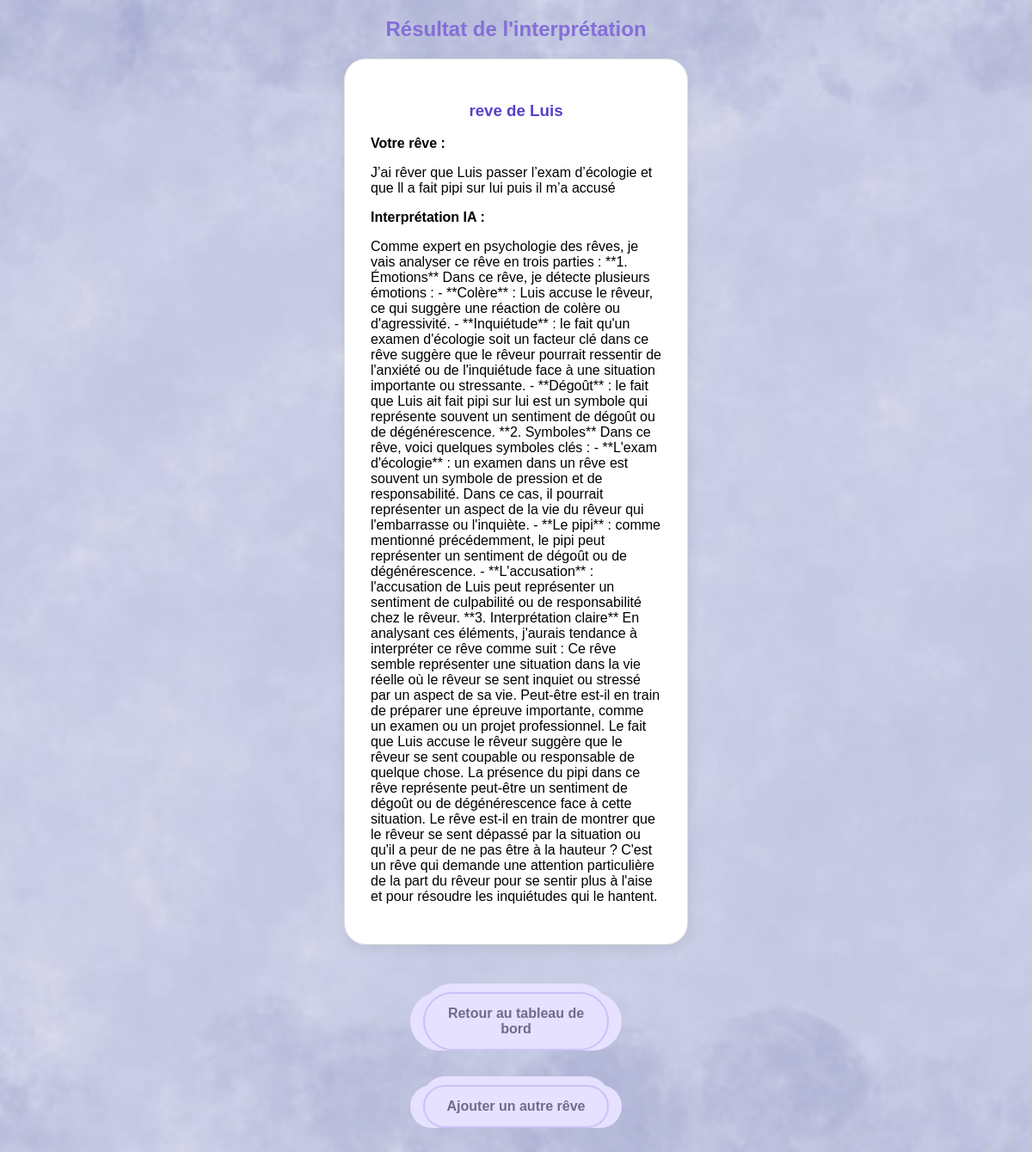
/result/4 (signed in), run on the app's committed database.
### tables this page shows
CREATE TABLE dreams (
            id INTEGER PRIMARY KEY AUTOINCREMENT,
            user_id INTEGER NOT NULL,
            title TEXT NOT NULL,
            content TEXT NOT NULL,
            interpretation TEXT,
            is_public INTEGER DEFAULT 0,
            FOREIGN KEY (user_id) REFERENCES users (id)
        );

### app.py (the view)
@app.route("/result/<int:dream_id>")
def result(dream_id):
    if "user_id" not in session:
        return redirect(url_for("login"))
    conn = get_db_connection()
    cursor = conn.cursor()
    cursor.execute(
        "SELECT * FROM dreams WHERE id = ? AND user_id = ?",
        (dream_id, session["user_id"])
    )
    dream = cursor.fetchone()
    conn.close()
    if not dream:
        return "Rêve introuvable."
    return render_template("result.html", dream=dream)

### app.py (called while the page is built)
def get_db_connection():
    conn = sqlite3.connect(DATABASE)
    conn.row_factory = sqlite3.Row
    return conn

### templates/result.html (shortened to what this page needs)
<!DOCTYPE html>
<html lang="fr">
<head>
    <link rel="stylesheet" href="{{ url_for('static', filename='style.css') }}">
</head>
<body>
    <div class="container">
        <h2>Résultat de l'interprétation</h2>
        <div class="card">
            <h3>{{ dream["title"] }}</h3>
            <p><strong>Votre rêve :</strong></p>
            <p>{{ dream["content"] }}</p>
            <p><strong>Interprétation IA :</strong></p>
            <p>{{ dream["interpretation"] }}</p>
        </div>
        <div class="buttons">
            <a href="{{ url_for('dashboard') }}" class="btn">Retour au tableau de bord</a>
            <a href="{{ url_for('add_dream') }}" class="btn">Ajouter un autre rêve</a>
        </div>
    </div>
</body>
</html>

### static/style.css (style rules this page uses)
body { font-family: Arial, sans-serif; background: url("background.jpg") no-repeat center center; background-size: cover; margin: 0; padding: 0; min-height: 100vh; }
body::before { content: ""; position: fixed; inset: 0; background: rgba(255, 255, 255, 0.25); pointer-events: none; }
.container { width: 100%; max-width: 400px; margin: 0 auto; background: transparent; box-shadow: none; }
h1, h2, h3, h4 { color: #5a3ec8; text-align: center; }
.btn { display: block; width: 180px; text-align: center; text-decoration: none; background: #dcd6ff; color: #3f3a66; padding: 14px 16px; margin: 15px auto; font-size: 16px; font-weight: bold; border-radius: 50px; border: 2px solid #b8aef5; box-shadow: -15px 0 0 #dcd6ff, 15px 0 0 #dcd6ff, 0 -10px 0 #dcd6ff; transition: 0.3s; cursor: pointer; overflow: hidden; }
.buttons { display: flex; gap: 10px; justify-content: center; flex-wrap: wrap; margin: 20px 0; }
.card { background: white; padding: 30px; margin-bottom: 40px; border-radius: 25px; border: 1px solid #dddddd; box-shadow: 0 4px 15px rgba(0,0,0,0.08); position: relative; display: block; clear: both; }

### data on the page
dreams: title "reve de Luis", content "J’ai rêver que Luis passer l’exam d’écologie et que ll a fait pipi sur lui puis il m’a accusé", interpretation "Comme expert en psychologie des rêves, je vais analyser ce rêve en trois parties : **1. Émotions** Dans ce rêve, je détecte plusieurs émotions : - **Colère** : Luis accuse le rêveur, ce qui suggère une réaction de colère ou d'agressivité. - **Inquiétude** : le fait qu'un examen d'écologie soit un facteur clé dans ce rêve suggère que le rêveur pourrait ressentir de l'anxiété ou de l'inquiétude face à une situation importante ou stressante. - **Dégoût** : le fait que Luis ait fait pipi sur lui est un symbole qui représente souvent un sentiment de dégoût ou de dégénérescence. **2. Symboles** Dans ce rêve, voici quelques symboles clés : - **L'exam d'écologie** : un examen dans un rêve est…"
